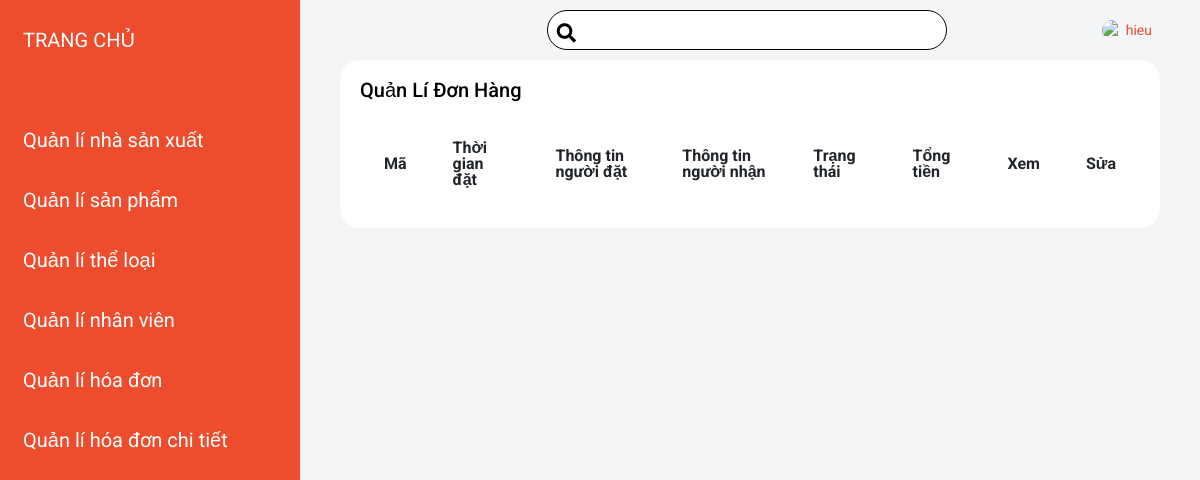
Page /admin/bills/index.php (signed in) on the earlier database version.
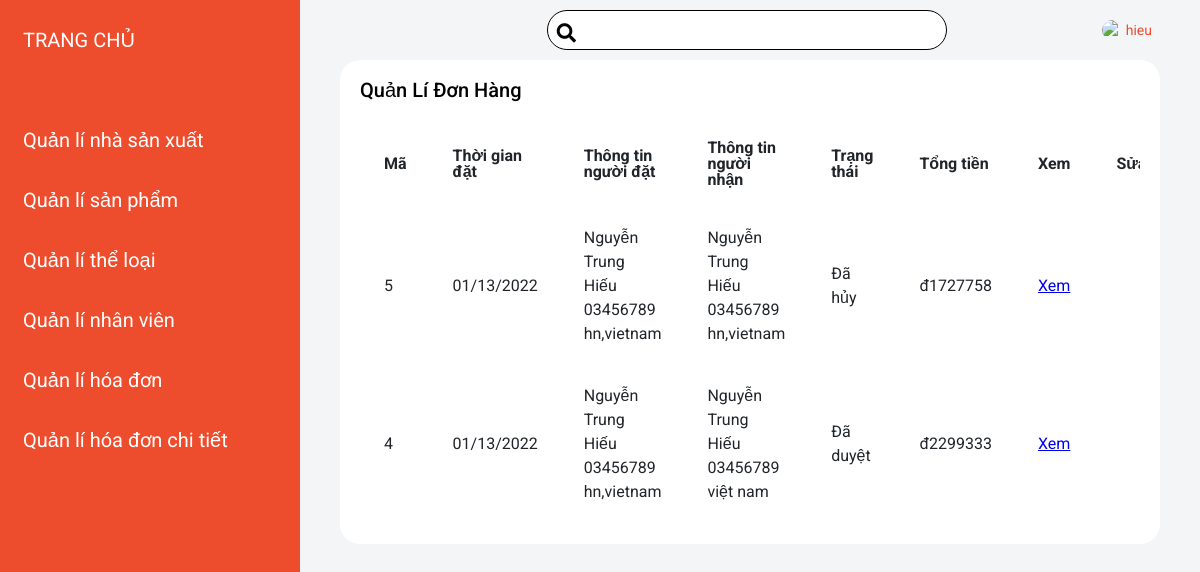
Same page on the later database version.
### tables this page shows
CREATE TABLE `bills` (
  `id` int(11) NOT NULL,
  `customer_id` int(11) NOT NULL,
  `receiver_name` varchar(50) NOT NULL,
  `receiver_phone` varchar(15) NOT NULL,
  `receiver_address` varchar(200) NOT NULL,
  `note` varchar(200) DEFAULT NULL,
  `created_at` timestamp NOT NULL DEFAULT CURRENT_TIMESTAMP,
  `status` int(11) NOT NULL,
  `total_price` int(11) NOT NULL
);

CREATE TABLE `customers` (
  `id` int(11) NOT NULL,
  `name` varchar(50) NOT NULL,
  `gender` bit(1) DEFAULT NULL,
  `birthdate` date DEFAULT NULL,
  `phone` varchar(20) NOT NULL,
  `email` varchar(50) NOT NULL,
  `password` varchar(200) NOT NULL,
  `address` text
);

### admin/bills/index.php (the view, shortened to what this page needs)
<!DOCTYPE html>
<html lang="en">
<head>
    <link rel="stylesheet" href="https://cdnjs.cloudflare.com/ajax/libs/font-awesome/5.15.3/css/all.min.css" />
    <link rel="stylesheet" href="https://cdnjs.cloudflare.com/ajax/libs/normalize/8.0.1/normalize.min.css" />
    <link rel="stylesheet" href="../../assets/css/base.css">
    <link rel="stylesheet" href="../../assets/css/style.css">
</head>
<body>
<?php
    include '../menu.php';
    require '../connect.php';
    $sql = "select
    bills.*,
    customers.name as customer_name,
    customers.phone as customer_phone,
    customers.address as customer_address
    from bills
    join customers on customers.id= bills.customer_id
    order by bills.status asc, bills.created_at asc
    ";
    $result = mysqli_query($connection, $sql);
?>
<div class="admin-main">
    <?php include '../topbar.php' ?>
    <div class="card">
        <div class="card-body">
            <h4 class="card-title">Quản lí đơn hàng</h4>
            <div class="table-responsive">
            <table class="table-form">
                <thead>
                    <tr>
                        <th class="table-form-thead">Mã</th>
                        <th class="table-form-thead">Thời gian đặt</th>
                        <th class="table-form-thead">Thông tin người đặt</th>
                        <th class="table-form-thead">Thông tin người nhận</th>
                        <th class="table-form-thead">Trạng thái</th>
                        <th class="table-form-thead">Tổng tiền</th>
                        <th class="table-form-thead">Xem</th>
                        <th class="table-form-thead">Sửa</th>
                    </tr>
                </thead>
                <tbody>
                    <?php foreach ($result as $each) { ?>
                        <tr>
                            <td class="table-form-item"><?php echo $each['id'] ?></td>
                            <td class="table-form-item"><?php echo date( "m/d/Y", strtotime($each['created_at'])); ?></td>
                            <td class="table-form-item">
                                <?php echo $each['customer_name'] ?> <br>
                                <?php echo $each['customer_phone'] ?> <br>
                                <?php echo $each['customer_address'] ?> <br>
                            </td>
                            <td class="table-form-item">
                                <?php echo $each['receiver_name'] ?> <br>
                                <?php echo $each['receiver_phone'] ?> <br>
                                <?php echo $each['receiver_address'] ?> <br>
                            </td>
                            <td class="table-form-item">
                                <?php
                                    switch($each['status']) {
                                        case '1':
                                            echo "Đã duyệt";
                                            break;
                                        case '-1':
                                            echo "Đã hủy";
                                            break;
                                    }
                                ?>
                            </td>
                            <td class="table-form-item">đ<?php echo $each['total_price'] ?></td>
                            <td class="table-form-item">
                                <a href="./details.php?id=<?php echo $each['id'] ?>">Xem</a>
                            </td>
                            <td class="table-form-item">
                            </td>
                        </tr>
                    <?php } ?>
                </tbody>
            </table>
            </div>
        </div>
        </div>
</div>
</body>
</html>

### admin/menu.php (shortened to what this page needs)
<div class="navigation">
    <ul class="nav-list">
        <li class="list-item brandname">
            <a href="../index.php">
                <span class="title">Trang chủ</span>
            </a>
        </li>
        <li class="list-item ">
            <a href="../manufacturers">
                <span class="title">Quản lí nhà sản xuất</span>
            </a>
        </li>
        <li class="list-item">
            <a href="../products">
                <span class="title">Quản lí sản phẩm</span>
            </a>
        </li>
        <li class="list-item">
            <a href="../categories">
                <span class="title">Quản lí thể loại</span>
            </a>
        </li>
        <li class="list-item">
            <a href="../staffs">
                <span class="title">Quản lí nhân viên</span>
            </a>
        </li>
        <li class="list-item">
            <a href="../bills">
                <span class="title">Quản lí hóa đơn</span>
            </a>
        </li>
        <li class="list-item">
            <a href="../details_bills">
                <span class="title">Quản lí hóa đơn chi tiết</span>
            </a>
        </li>
    </ul>
</div>

### admin/topbar.php (shortened to what this page needs)
<div class="topbar">
    <div class="toggle">
        <i class="fas fa-bars"></i>
    </div>
    <div class="search">
        <label for="">
            <input type="text" name="search" id="seacrh">
            <i class="fas fa-search"></i>
        </label>
    </div>
    <div class="header__navbar-item header__navbar-user">
        <img src="" alt="avatar" class="header__navbar-user-img">
        <div class="header__navbar-user-name" style="color:var(--primary-color)">
            <?php echo $_SESSION['name'] ?>
        </div>
    </div>
</div>

### assets/css/base.css (style rules this page uses)
:root { --white-color: #fff; --black-color: #000; --text-color: #333; --primary-color: #ee4d2d; --header-height: 120px; --header-navbar-height: 35px; --header-search-height: calc(var(--header-height) - var(--header-navbar-height)); }
* { box-sizing: inherit; }
html { font-size: 62.5%; line-height: 1.6rem; font-family: 'Roboto', sans-serif; box-sizing: border-box;; }
li { list-style: none; }
label { font-size: 12px; }
thead, tbody, tfoot, tr, td, th { border-color: inherit; border-style: solid; border-width: 0; text-align: inherit; }

### assets/css/style.css (style rules this page uses)
.header__navbar-item { position: relative; padding: 0 8px; display: flex; align-items: center; cursor: pointer; }
.header__navbar-user::before { content: ""; position: absolute; top: 13px; right: 5px; height: 20px; width: 100%; }
.header__navbar-user-name { font-size: 1.4rem; font-weight: 400; color: var(--white-color); padding-left: 4px; }
.header__navbar-user-img { width: 20px; height: 20px; border-radius: 50%; }
.navigation { position: fixed; width: 300px; height: 100%; background-color: var(--primary-color); }
.list-item { color: #fff; padding-left: 4px; }
.list-item.brandname { margin-bottom: 40px; pointer-events: none; }
.list-item.brandname a { text-align: center; text-transform: uppercase; }
.navigation ul { position: absolute; top: 0; left: 0; width: 100%; padding-left: 5px; }
.navigation ul li { position: relative; list-style: none; width: 100%; border-radius: 20px 0 0 20px; }
.navigation ul li a { position: relative; display: block; width: 100%; display: flex; text-decoration: none; color: #fff; font-size: 20px; border-radius: 20px 0 0 20px; padding-left: 4px; }
.navigation ul li a .title { position: relative; display: block; padding-left: 10px; height: 60px; line-height: 60px; }
.admin-main { position: absolute; width: calc(100% - 300px); left: 300px; background-color: #f4f5f7; transition: 0.5s; padding: 0 40px; min-height: 100vh; }
.topbar { width: 100%; height: 60px; display: flex; justify-content: space-between; align-items: center; }
.toggle { z-index: -1; position: relative; width: 60px; height: 60px; display: flex; justify-content: center; align-items: center; font-size:2.5em; cursor: pointer; }
.search { position: relative; width: 400px; margin: 0 10px; }
.search label { position: relative; width: 100%; }
.search label input { font-size: 16px; width: 100%; height: 40px; border-radius: 40px; padding: 5px 20px 5px 35px; outline: none; border: 1px solid #000; }
.search label i { position: absolute; top: -2px; left: 10px; font-size: 1.6em; }
.card { display: flex; width: 100%; min-width: 100%; border-radius: 20px; flex-direction: column; word-wrap: break-word; background-color: #fff; background-clip: border-box; box-shadow: rgba(90, 113, 208, 0); }
.card-body { padding: 20px; }
.card-title { color: #010101; margin: 0 ; text-transform: capitalize; font-size: 20px; font-weight: 500; line-height: 20px; margin-bottom: 20px; }
.table-responsive { overflow-x: auto; }
.table-form { width: 100%; color: #212529; border-color: #dee2e6; }
.table-form-thead { padding: 18px 22px; font-size: 16px; }
.table-form-item { font-size: 16px; padding: 18px 22px; line-height: 24px; }

Differences in the rows shown:
added bills: id "5", created_at "01/13/2022", customer.name "Nguyễn Trung Hiếu", customer.phone "03456789", customer.address "hn,vietnam", receiver_name "Nguyễn Trung Hiếu", receiver_phone "03456789", receiver_address "hn,vietnam", status "Đã hủy", total_price "1727758"
added bills: id "4", created_at "01/13/2022", customer.name "Nguyễn Trung Hiếu", customer.phone "03456789", customer.address "hn,vietnam", receiver_name "Nguyễn Trung Hiếu", receiver_phone "03456789", receiver_address "việt nam", status "Đã duyệt", total_price "2299333"
